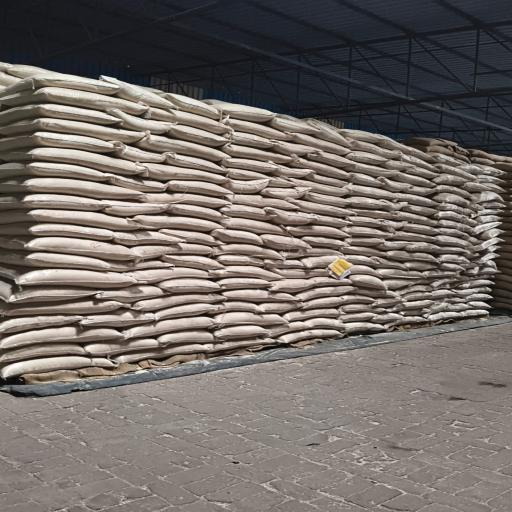
#> input picture data/Rice bag 10 V5/train/images/WhatsApp-Image-2026-08-21-at-10-11-00-AM_jpeg.rf.599b794dc4d914d7d0603687566958d5.jpg, 512 x 512 px; its folder holds only this picture in this run
$ python test_rice_bag_v55_bbox.py
#> lines starting #> are read from the running program, lines starting #| are printed output that depends on the picture; after the words box and inside, x2 and y2 are one past the last pixel; in counts of white or black regions, pixels touching at a corner belong together
from pathlib import Path
import cv2
import random


# ============================================================
# PATHS
# ============================================================

ROOT = Path(__file__).resolve().parents[1]

DATASET = ROOT / "data" / "Rice bag 10 V5"

OUTPUT = ROOT / "outputs" / "rice_bag_10_v5_bbox_visualization"

OUTPUT.mkdir(parents=True, exist_ok=True)


# ============================================================
# SETTINGS
# ============================================================

NUM_IMAGES = 5


# ============================================================
# READ YOLO BBOX LABEL
# ============================================================

def read_labels(label_path, img_width, img_height):

    boxes = []

    if not label_path.exists():
        return boxes

    with open(label_path, "r") as f:

        for line in f:

            parts = line.strip().split()

            if len(parts) != 5:
                continue

            class_id = int(parts[0])

            x_center = float(parts[1])
            y_center = float(parts[2])
            width = float(parts[3])
            height = float(parts[4])

            # YOLO normalized -> pixel coordinates

            x1 = int(
                (x_center - width / 2) * img_width
            )

            y1 = int(
                (y_center - height / 2) * img_height
            )

            x2 = int(
                (x_center + width / 2) * img_width
            )

            y2 = int(
                (y_center + height / 2) * img_height
            )

            boxes.append(
                (
                    x1,
                    y1,
                    x2,
                    y2
                )
            )

    return boxes


# ============================================================
# PROCESS SPLIT
# ============================================================

def process_split(split):

#> called with split = 'train'
    image_dir = DATASET / split / "images"
    label_dir = DATASET / split / "labels"

    if not image_dir.exists():

        print(
            f"Missing: {image_dir}"
        )

        return

    images = list(image_dir.glob("*"))

    if not images:

        print(
            f"No images found in {image_dir}"
        )

        return

    # Random images
    random.shuffle(images)

    images = images[:NUM_IMAGES]

    output_dir = OUTPUT / split
    output_dir.mkdir(
        parents=True,
        exist_ok=True
    )

    print(
        f"\n{'=' * 60}"
    )

    print(
        f"{split.upper()} VISUALIZATION"
    )

    print(
        f"{'=' * 60}"
    )

    for image_path in images:

        image = cv2.imread(
            str(image_path)
        )
#> image is the input picture: shape (512, 512, 3); mean B, G, R 103.4, 108, 115.4

        if image is None:
            continue

        h, w = image.shape[:2]
#> h = 512; w = 512

        label_path = (
            label_dir
            / f"{image_path.stem}.txt"
        )

        boxes = read_labels(
            label_path,
            w,
            h
        )
#> boxes = []

        # Draw BBoxes

        for i, (
            x1,
            y1,
            x2,
            y2
        ) in enumerate(boxes, start=1):

            # Clamp coordinates

            x1 = max(0, min(x1, w - 1))
            y1 = max(0, min(y1, h - 1))
            x2 = max(0, min(x2, w - 1))
            y2 = max(0, min(y2, h - 1))

            cv2.rectangle(
                image,
                (x1, y1),
                (x2, y2),
                (0, 255, 0),
                2
            )

            # Bag number

            cv2.putText(
                image,
                str(i),
                (x1, max(20, y1 - 5)),
                cv2.FONT_HERSHEY_SIMPLEX,
                0.5,
                (0, 255, 0),
                1,
                cv2.LINE_AA
            )

        # Total

        cv2.putText(
            image,
            f"TOTAL BAGS: {len(boxes)}",
            (20, 40),
            cv2.FONT_HERSHEY_SIMPLEX,
            1,
            (0, 255, 0),
            2,
            cv2.LINE_AA
        )
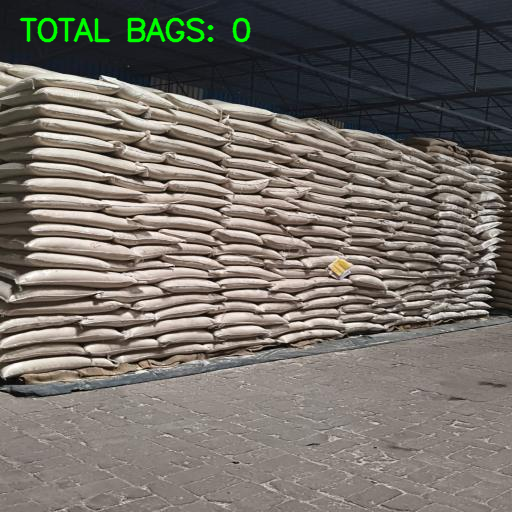
#> image: shape (512, 512, 3); 1% of pixels changed, all inside (x1, y1, x2, y2) = (19, 17, 251, 43)

        output_path = (
            output_dir
            / f"visual_{image_path.name}"
        )

        cv2.imwrite(
            str(output_path),
            image
        )

        print(
            f"{image_path.name} -> "
            f"{len(boxes)} boxes"
        )
#| WhatsApp-Image-2026-08-21-at-10-11-00-AM_jpeg.rf.599b794dc4d914d7d0603687566958d5.jpg -> 0 boxes


# ============================================================
# MAIN
# ============================================================

print("=" * 60)
print("RICE BAG 10 - V5 BBOX VISUALIZATION")
print("=" * 60)

print(
    f"\nDataset: {DATASET}"
)

print(
    f"Output : {OUTPUT}"
)


if not DATASET.exists():

    raise FileNotFoundError(
        f"\nDataset not found:\n{DATASET}"
    )


process_split("train")
process_split("valid")
#> call 2 of process_split, with split = 'valid'
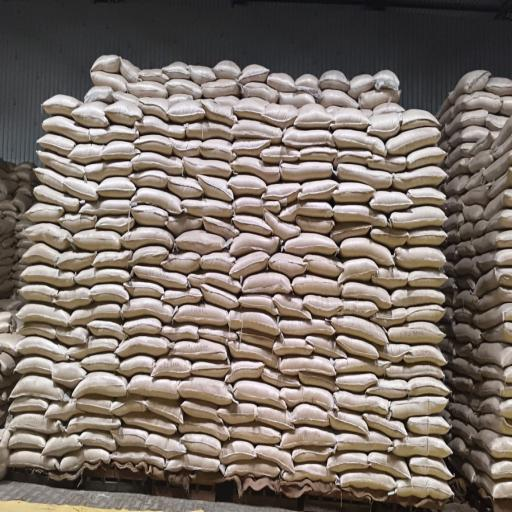
#> input picture data/Rice bag 10 V5/valid/images/WhatsApp-Image-2026-08-21-at-9-57-10-AM_jpeg.rf.a1ad7d75f88a3750b726728df9b1abeb.jpg, 512 x 512 px
#> in process_split, image is the input picture: shape (512, 512, 3); mean B, G, R 104.9, 113.3, 124.5
#> in process_split (call 2), `cv2.putText( image, f"TOTAL BAGS: {len(boxes)}", (20, 40), cv2.FONT_HE..`:
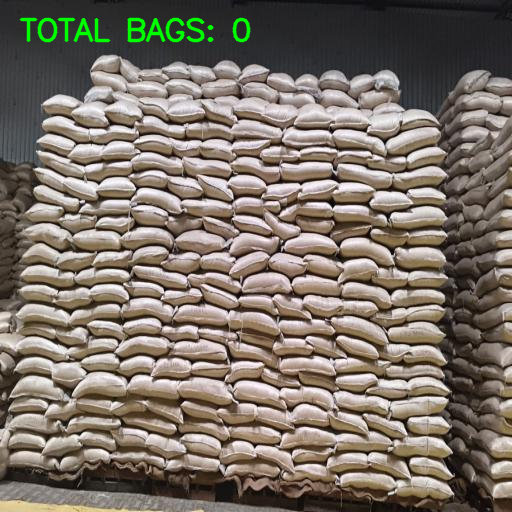
#> image: shape (512, 512, 3); 1% of pixels changed, all inside (x1, y1, x2, y2) = (19, 17, 251, 43)
#| WhatsApp-Image-2026-08-21-at-9-57-10-AM_jpeg.rf.a1ad7d75f88a3750b726728df9b1abeb.jpg -> 0 boxes


print(
    "\n" + "=" * 60
)

print("VISUALIZATION COMPLETE")

print("=" * 60)

print(
    f"\nOpen this folder:"
)

print(
    OUTPUT
)
